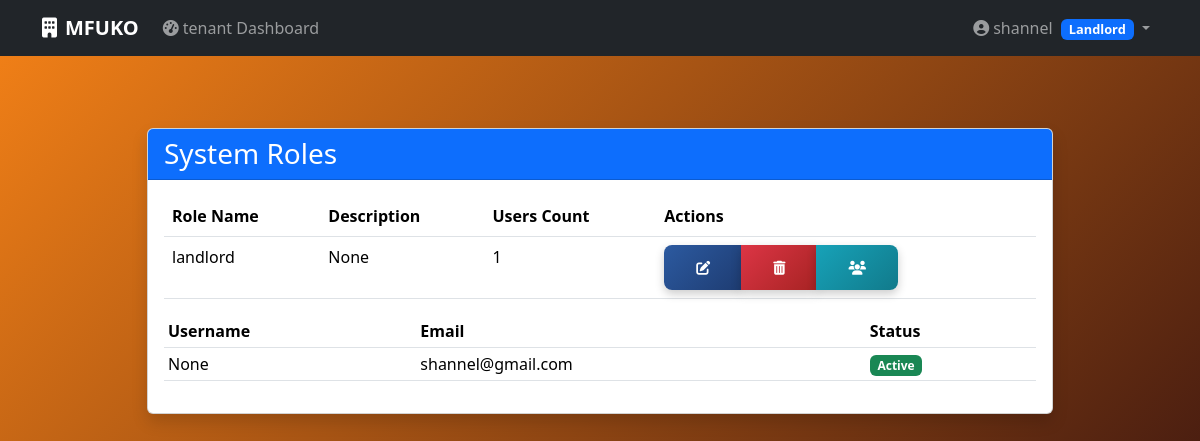
/roles (signed in), run on the app's committed database.
### app/models.py (models this page shows, shortened)
class User(db.Model, UserMixin):
    __tablename__ = 'user'
    id = db.Column(db.Integer, primary_key=True)
    username = db.Column(db.String(255), unique=True, nullable=True)
    email = db.Column(db.String(120), unique=True, nullable=False)
    password = db.Column(db.String(255), nullable=False)
    active = db.Column(db.Boolean(), default=True)
    fs_uniquifier = db.Column(db.String(64), unique=True, nullable=False)
    confirmed_at = db.Column(db.DateTime)
    last_login_at = db.Column(db.DateTime)
    current_login_at = db.Column(db.DateTime)
    last_login_ip = db.Column(db.String(100))
    current_login_ip = db.Column(db.String(100))
    login_count = db.Column(db.Integer)
    first_name = db.Column(db.String(100))
    last_name = db.Column(db.String(100))
    us_phone_number = db.Column(db.String(20))
    county_id = db.Column(db.Integer, db.ForeignKey('county.id', ondelete='SET NULL'), nullable=True)
    county = db.relationship('County', backref='users')
    language = db.Column(db.String(10), default='en')
    notification_preferences = db.Column(db.Text, default='{}')
    roles = db.relationship('Role', secondary='roles_users', backref=db.backref('users', lazy='dynamic'))
    properties = db.relationship('Property', backref='landlord', lazy=True)
    tenant_profile = db.relationship('Tenant', uselist=False, backref='user', cascade="all, delete-orphan")
    payments_made = db.relationship('Payment', backref='payer', lazy=True)
    audit_logs = db.relationship('AuditLog', backref='user', lazy=True)
    @property
    def prefs(self):
        try:
            return json.loads(self.notification_preferences) if self.notification_preferences else {}
        except json.JSONDecodeError:
            return {}

class Role(db.Model):
    __tablename__ = 'role'
    id = db.Column(db.Integer, primary_key=True)
    name = db.Column(db.String(50), unique=True, nullable=False)
    description = db.Column(db.String(255))

### app/routes.py (the view)
@main.route('/roles')
@roles_required('landlord')
def roles():
    return render_template('security/roles.html', roles=current_user.roles)

### app/routes.py (called while the page is built)
def roles_required(*required_roles):
    def decorator(f):
        @wraps(f)
        def decorated_function(*args, **kwargs):
            if not current_user.is_authenticated:
                return redirect(url_for('main.login'))
            user_roles = {role.name for role in current_user.roles}
            if not set(required_roles).issubset(user_roles):
                flash(_l('You do not have the required permissions to access this page.'), 'danger')
                return redirect(url_for('main.index'))
            return f(*args, **kwargs)
        return decorated_function
    return decorator

### app/templates/security/roles.html (shortened to what this page needs)
<!DOCTYPE html>
<html lang="en">
<head>
    <link href="https://cdn.jsdelivr.net/npm/bootstrap@5.3.2/dist/css/bootstrap.min.css" rel="stylesheet">
    <link rel="stylesheet" href="{{ url_for('static', filename='css/fontawesome/all.min.css') }}">
</head>
<body>
    <nav class="navbar navbar-expand-lg navbar-dark bg-dark">
        <div class="container">
            <a class="navbar-brand" href="{{ url_for('main.index') }}">
                <i class="fas fa-building me-2"></i>MFUKO
            </a>
            {% if current_user.is_authenticated %}
            <div class="collapse navbar-collapse" id="navbarNav">
                <ul class="navbar-nav me-auto">
                    <li class="nav-item">
                        <a class="nav-link" href="{{ url_for('main.tenant_dashboard') }}">
                            <i class="fas fa-tachometer-alt me-1"></i>tenant Dashboard
                        </a>
                    </li>
                </ul>
                <ul class="navbar-nav">
                    <li class="nav-item dropdown">
                        <a class="nav-link dropdown-toggle" href="#" id="userDropdown" role="button" data-bs-toggle="dropdown">
                            <i class="fas fa-user-circle me-1"></i>{{ current_user.first_name }}
                            {% for role in current_user.roles %}
                            <span class="badge bg-primary role-badge ms-1">{{ role.name.replace('_', ' ').title() }}</span>
                            {% endfor %}
                        </a>
                    </li>
                </ul>
            </div>
            {% else %}
            <div class="d-flex">
                <a href="{{ url_for('main.login') }}" class="btn btn-info me-2">Login</a>
                <a href="{{ url_for('main.register') }}" class="btn btn-primary">Register</a>
            </div>
            {% endif %}
        </div>
    </nav>
    <main class="container mt-4">
        {% block content %}
        <div class="container py-5">
            <div class="row justify-content-center">
                <div class="col-md-10">
                    <div class="card shadow">
                        <div class="card-header bg-primary text-white d-flex justify-content-between align-items-center">
                            <h3 class="mb-0">{{ _('System Roles') }}</h3>
                        </div>
                        <div class="card-body">
                            <div class="table-responsive">
                                <table class="table table-hover">
                                    <thead>
                                        <tr>
                                            <th>{{ _('Role Name') }}</th>
                                            <th>{{ _('Description') }}</th>
                                            <th>{{ _('Users Count') }}</th>
                                            <th>{{ _('Actions') }}</th>
                                        </tr>
                                    </thead>
                                    <tbody>
                                        {% for role in roles %}
                                        <tr>
                                            <td>{{ role.name }}</td>
                                            <td>{{ role.description }}</td>
                                            <td>{{ role.users.count() }}</td>
                                            <td>
                                                <div class="btn-group" role="group">
                                                    <button type="button" class="btn btn-sm btn-primary bubble-effect" title="{{ _('Edit Role') }}">
                                                        <i class="fas fa-edit"></i>
                                                    </button>
                                                    <button type="button" class="btn btn-sm btn-danger bubble-effect" title="{{ _('Delete Role') }}">
                                                        <i class="fas fa-trash-alt"></i>
                                                    </button>
                                                    <button type="button" class="btn btn-sm btn-info bubble-effect" title="{{ _('View Users') }}"
                                                            data-bs-toggle="modal" data-bs-target="#usersModal{{ role.id }}">
                                                        <i class="fas fa-users"></i>
                                                    </button>
                                                </div>
                                            </td>
                                        </tr>
                                        <div class="modal fade" id="usersModal{{ role.id }}" tabindex="-1" aria-hidden="true">
                                            <div class="modal-dialog modal-lg">
                                                <div class="modal-content">
                                                    <div class="modal-body">
                                                        <div class="table-responsive">
                                                            <table class="table table-sm">
                                                                <thead>
                                                                    <tr>
                                                                        <th>{{ _('Username') }}</th>
                                                                        <th>{{ _('Email') }}</th>
                                                                        <th>{{ _('Status') }}</th>
                                                                    </tr>
                                                                </thead>
                                                                <tbody>
                                                                    {% for user in role.users %}
                                                                    <tr>
                                                                        <td>{{ user.username }}</td>
                                                                        <td>{{ user.email }}</td>
                                                                        <td>
                                                                            <span class="badge {{ 'bg-success' if user.active else 'bg-danger' }}">
                                                                                {{ _('Active') if user.active else _('Inactive') }}
                                                                            </span>
                                                                        </td>
                                                                    </tr>
                                                                    {% else %}
                                                                    <tr>
                                                                        <td colspan="3" class="text-center">
                                                                            {{ _('No users found with this role.') }}
                                                                        </td>
                                                                    </tr>
                                                                    {% endfor %}
                                                                </tbody>
                                                            </table>
                                                        </div>
                                                    </div>
                                                </div>
                                            </div>
                                        </div>
                                        {% endfor %}
                                    </tbody>
                                </table>
                            </div>
                        </div>
                    </div>
                </div>
            </div>
        </div>
        {% endblock %}
    </main>
</body>
</html>

### app/templates/security/roles.html (style rules this page uses)
:root { --primary-color: #2c5aa0; --secondary-color: #f8f9fa; --success-color: #28a745; --danger-color: #dc3545; --warning-color: #ffc107; --info-color: #17a2b8; --dark-color: #343a40; }
body { background: linear-gradient(135deg, #f58217 0%, #27090f 100%); min-height: 100vh; font-family: 'Segoe UI', Tahoma, Geneva, Verdana, sans-serif; color: #ffffff; }
.navbar-brand { font-weight: bold; }
.role-badge { font-size: 0.8em; padding: 0.25rem 0.5rem; }
.btn { padding: 0.75rem 2rem; font-weight: 500; border-radius: 8px; transition: all 0.3s ease; position: relative; overflow: hidden; z-index: 1; }
.btn-primary { background: linear-gradient(135deg, var(--primary-color) 0%, #1e3c72 100%); border: none; color: white; box-shadow: 0 4px 10px rgba(0, 0, 0, 0.2); }
.btn-danger { background: linear-gradient(135deg, var(--danger-color) 0%, #a72323 100%); border: none; color: white; box-shadow: 0 4px 10px rgba(0, 0, 0, 0.2); }
.btn-info { background: linear-gradient(135deg, var(--info-color) 0%, #117a8b 100%); border: none; color: white; box-shadow: 0 4px 10px rgba(0, 0, 0, 0.2); }
.btn.bubble-effect::before { content: ''; position: absolute; top: 50%; left: 50%; width: 0; height: 0; background: rgba(255, 255, 255, 0.15); border-radius: 50%; opacity: 0; transform: translate(-50%, -50%); transition: width 0.4s ease-out, height 0.4s ease-out, opacity 0.4s ease-out; z-index: 0; }
.btn.bubble-effect span, .btn.bubble-effect i { position: relative; z-index: 2; }

### data on the page
User: first_name "shannel", username "None", email "shannel@gmail.com"
Role: name.replace "Landlord", name "landlord", description "None", users.count "1"
